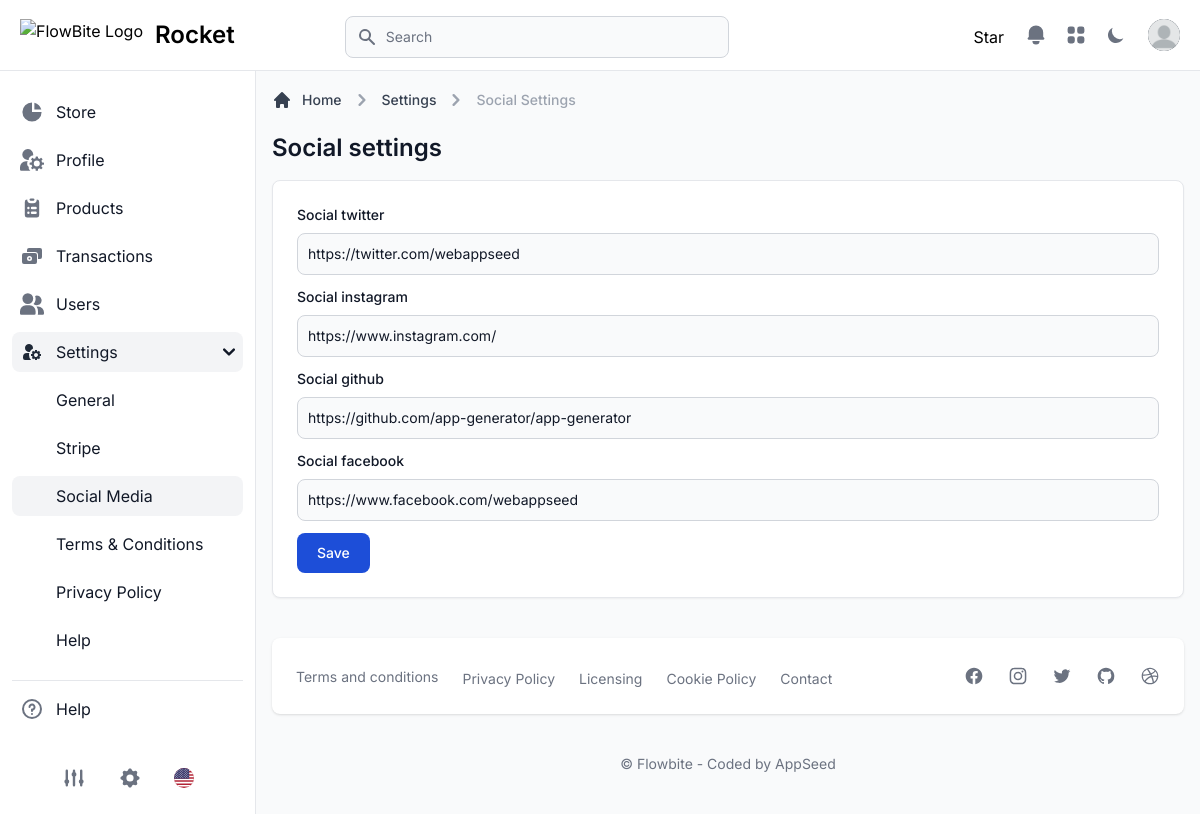
The page /settings/social/ (signed in) on the database its author committed.
### apps/common/models.py (models this page shows)
class BaseModel(models.Model):
    created_at = models.DateTimeField(auto_now_add=True)
    updated_at = models.DateTimeField(auto_now=True)
    class Meta:
        abstract = True

class Settings(BaseModel):
    type = models.CharField(max_length=255, choices=TypeChocies.choices, unique=True)
    value = models.TextField(null=True, blank=True)
    value_html = QuillField(null=True, blank=True)
    file = models.FileField(upload_to='hero/', null=True, blank=True)

### home/views.py (the view)
    def _wrapped_view(request, *args, **kwargs):
        if not request.user.is_authenticated or not request.user.is_staff:
            return redirect('signin')
        return view_func(request, *args, **kwargs)

### home/templatetags/get_values.py (called while the page is built)
@register.filter(name="get_values")
def get_values(type):
    settings = Settings.objects.filter(type=type)
    if settings.exists():
        return settings.first().value
    else:
        return ''

### home/views.py (called while the page is built, shortened)
def staff_member_required(view_func):
    def _wrapped_view(request, *args, **kwargs):
        if not request.user.is_authenticated or not request.user.is_staff:
            return redirect('signin')
        return view_func(request, *args, **kwargs)
    return _wrapped_view

@staff_member_required
def social_settings(request):
    context = {
       'parent': 'settings',
       'segment': 'social_settings'
    }
    return render(request, 'pages/settings/social-settings.html', context)

### templates/pages/settings/social-settings.html (shortened to what this page needs)
{% extends "layouts/base.html" %}
{% load static get_values %}
{% block content %}
<div class="grid grid-cols-1 px-4 pt-6 xl:grid-cols-3 xl:gap-4 dark:bg-gray-900">
    <div class="mb-4 col-span-full xl:mb-2">
        <nav class="flex mb-5" aria-label="Breadcrumb">
            <ol class="inline-flex items-center space-x-1 text-sm font-medium md:space-x-2">
              <li class="inline-flex items-center">
                <a href="#" class="inline-flex items-center text-gray-700 hover:text-primary-600 dark:text-gray-300 dark:hover:text-white">
                  <svg class="w-5 h-5 mr-2.5" fill="currentColor" viewBox="0 0 20 20" xmlns="http://www.w3.org/2000/svg"><path d="M10.707 2.293a1 1 0 00-1.414 0l-7 7a1 1 0 001.414 1.414L4 10.414V17a1 1 0 001 1h2a1 1 0 001-1v-2a1 1 0 011-1h2a1 1 0 011 1v2a1 1 0 001 1h2a1 1 0 001-1v-6.586l.293.293a1 1 0 001.414-1.414l-7-7z"></path></svg>
                  Home
                </a>
              </li>
              <li>
                <div class="flex items-center">
                  <svg class="w-6 h-6 text-gray-400" fill="currentColor" viewBox="0 0 20 20" xmlns="http://www.w3.org/2000/svg"><path fill-rule="evenodd" d="M7.293 14.707a1 1 0 010-1.414L10.586 10 7.293 6.707a1 1 0 011.414-1.414l4 4a1 1 0 010 1.414l-4 4a1 1 0 01-1.414 0z" clip-rule="evenodd"></path></svg>
                  <a href="#" class="ml-1 text-gray-700 hover:text-primary-600 md:ml-2 dark:text-gray-300 dark:hover:text-white">Settings</a>
                </div>
              </li>
              <li>
                <div class="flex items-center">
                  <svg class="w-6 h-6 text-gray-400" fill="currentColor" viewBox="0 0 20 20" xmlns="http://www.w3.org/2000/svg"><path fill-rule="evenodd" d="M7.293 14.707a1 1 0 010-1.414L10.586 10 7.293 6.707a1 1 0 011.414-1.414l4 4a1 1 0 010 1.414l-4 4a1 1 0 01-1.414 0z" clip-rule="evenodd"></path></svg>
                  <span class="ml-1 text-gray-400 md:ml-2 dark:text-gray-500" aria-current="page">Social Settings</span>
                </div>
              </li>
            </ol>
        </nav>
        <h1 class="text-xl font-semibold text-gray-900 sm:text-2xl dark:text-white">Social settings</h1>
    </div>
    <div class="col-span-2">
        <div class="p-4 mb-4 bg-white border border-gray-200 rounded-lg shadow-sm 2xl:col-span-2 dark:border-gray-700 sm:p-6 dark:bg-gray-800">
            <form method="post">
                <div class="">
                    <div class="mb-3">
                        <label for="social_twitter" class="block mb-2 text-sm font-medium text-gray-900 dark:text-white">Social twitter</label>
                        <input type="text" value="{{ 'social_twitter'|get_values }}" name="social_twitter" id="social_twitter" class="bg-gray-50 border border-gray-300 text-gray-900 text-sm rounded-lg focus:ring-blue-500 focus:border-blue-500 block w-full p-2.5 dark:bg-gray-600 dark:border-gray-500 dark:placeholder-gray-400 dark:text-white" placeholder="Social twitter" />
                    </div>
                    <div class="mb-3">
                        <label for="social_instagram" class="block mb-2 text-sm font-medium text-gray-900 dark:text-white">Social instagram</label>
                        <input type="text" value="{{ 'social_instagram'|get_values }}" name="social_instagram" id="social_instagram" class="bg-gray-50 border border-gray-300 text-gray-900 text-sm rounded-lg focus:ring-blue-500 focus:border-blue-500 block w-full p-2.5 dark:bg-gray-600 dark:border-gray-500 dark:placeholder-gray-400 dark:text-white" placeholder="Social instagram" />
                    </div>
                    <div class="mb-3">
                        <label for="social_github" class="block mb-2 text-sm font-medium text-gray-900 dark:text-white">Social github</label>
                        <input type="text" value="{{ 'social_github'|get_values }}" name="social_github" id="social_github" class="bg-gray-50 border border-gray-300 text-gray-900 text-sm rounded-lg focus:ring-blue-500 focus:border-blue-500 block w-full p-2.5 dark:bg-gray-600 dark:border-gray-500 dark:placeholder-gray-400 dark:text-white" placeholder="Social github" />
                    </div>
                    <div class="mb-3">
                        <label for="social_facebook" class="block mb-2 text-sm font-medium text-gray-900 dark:text-white">Social facebook</label>
                        <input type="text" value="{{ 'social_facebook'|get_values }}" name="social_facebook" id="social_facebook" class="bg-gray-50 border border-gray-300 text-gray-900 text-sm rounded-lg focus:ring-blue-500 focus:border-blue-500 block w-full p-2.5 dark:bg-gray-600 dark:border-gray-500 dark:placeholder-gray-400 dark:text-white" placeholder="Social facebook" />
                    </div>
                    <div class="col-span-6 sm:col-full">
                        <button class="text-white bg-primary-700 hover:bg-primary-800 focus:ring-4 focus:ring-primary-300 font-medium rounded-lg text-sm px-5 py-2.5 text-center dark:bg-blue-600 dark:hover:bg-primary-700 dark:focus:ring-primary-800" type="submit">Save</button>
                    </div>
                </div>
            </form>
        </div>
    </div>
</div>
{% endblock content %}

### rows shown on the page
Settings: social_twitter "https://twitter.com/webappseed"
Settings: social_instagram "https://www.instagram.com/"
Settings: social_github "https://github.com/app-generator/app-generator"
Settings: social_facebook "https://www.facebook.com/webappseed"
